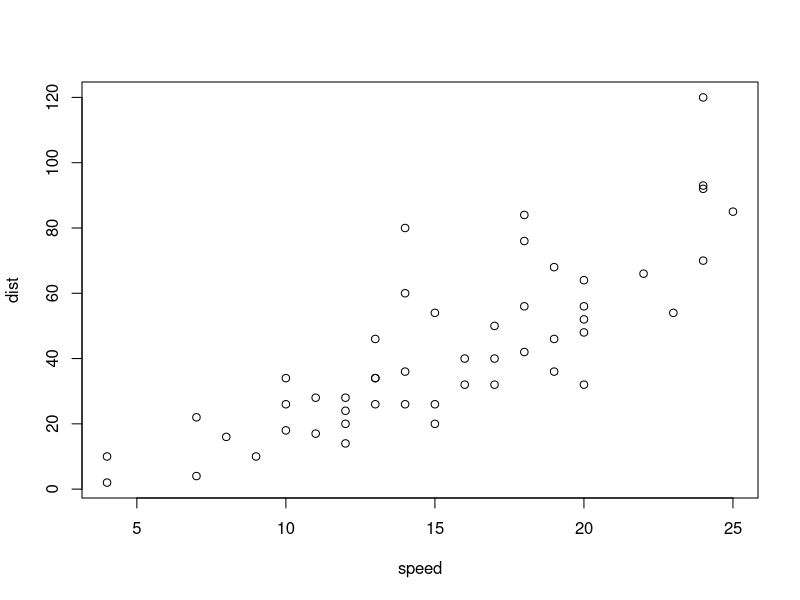
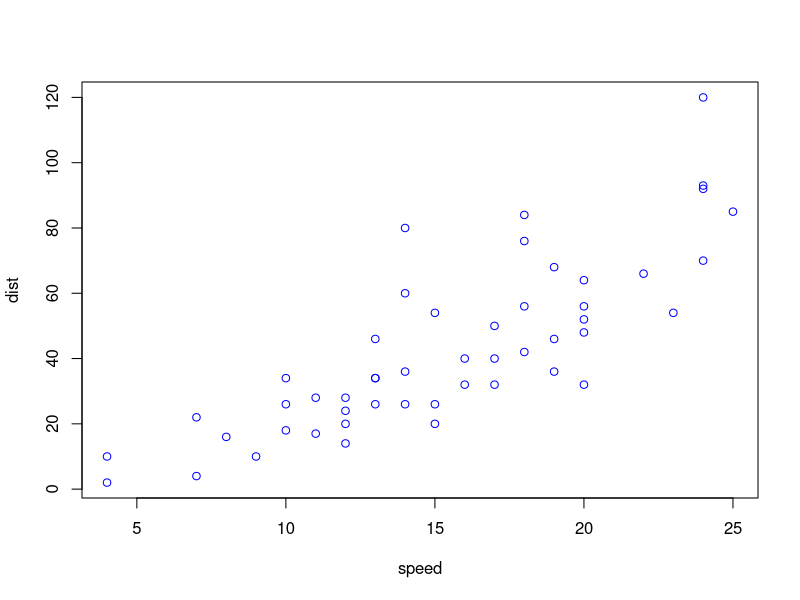

Here is the R script that generated these plots, in order:
## ---- chunk 1
summary(cars)
## ---- chunk 2
plot(cars)
## ---- chunk 3
plot(cars,col="blue")
